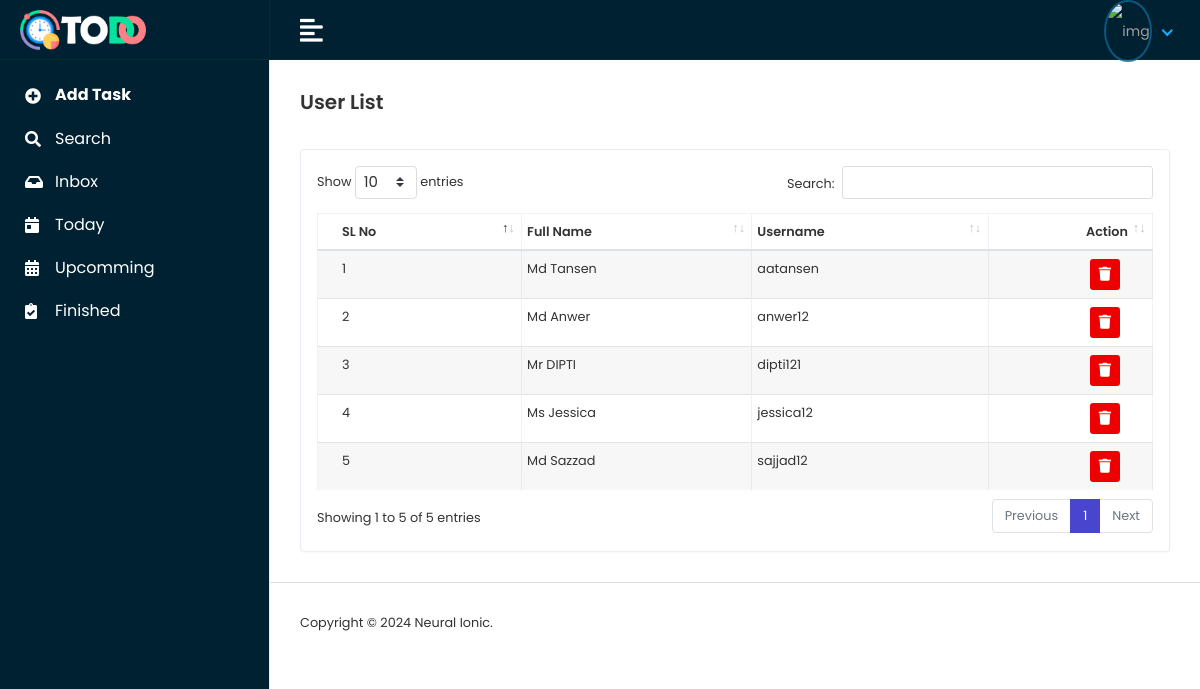
The app's page /userList/, older data.
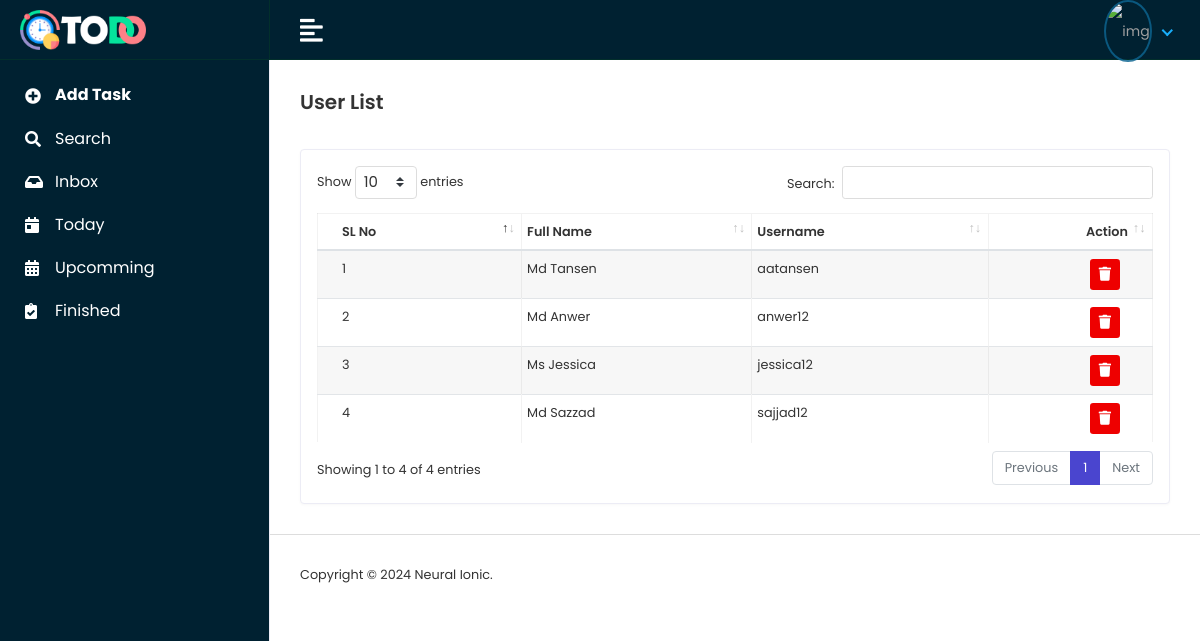
The same page, newer data.
### todoapp/models.py (models this page shows)
class CustomToDoUserModel(AbstractUser):
    USERTYPE = [
        ('Admin','Admin'),
        ('Viewer','Viewer'),
    ]
    UserType = models.CharField(choices=USERTYPE,max_length=100,null=True)
    ProfilePic = models.ImageField(upload_to='media/profilepic/',null=True)
    class Meta:
        ordering = ["username"]
        verbose_name = "Custom User"
        db_table = "to_do_user_table"
        unique_together = ["username","email"]

### todoproject/views.py (the view)
# urls.py: path('userList/',userList,name="userList"),
def userList(request):
    userdata = CustomToDoUserModel.objects.filter(UserType = "Viewer")
    context = {
        "userdata":userdata
    }
    return render(request,'myadmin/userlist.html',context)

### template/myadmin/userlist.html (shortened to what this page needs)
{% extends 'master/master.html' %}
{% block content %}
<div class="content container-fluid">
    <div class="page-header">
       <div class="row align-items-center">
          <div class="col">
             <h3 class="page-title">User List</h3>
          </div>
       </div>
    </div>
    <div class="row">
       <div class="col-sm-12">
          <div class="card card-table">
             <div class="card-body">
                <div class="table-responsive">
                   <table id="tabledata" class="table table-striped table-bordered" cellspacing="0" width="100%">
                      <thead>
                        <tr>
                            <th>SL No</th>
                            <th>Full Name</th>
                            <th>Username</th>
                            <th class="text-right">Action</th>
                        </tr>
                      </thead>
                      <tbody>
                        {% for i in userdata %}
                            <tr>
                                <td>{{forloop.counter}}</td>
                                <td>{{i.first_name}} {{i.last_name}}</td>
                                <td>{{i.username}}</td>
                                <td class="text-right">
                                    <div class="actions">
                                       <a href="{% url 'deleteUser' i.id %}" class="btn btn-sm bg-danger-light mr-2">
                                       <i class="fas fa-trash"></i>
                                       </a>
                                    </div>
                                 </td>
                            </tr>
                        {% endfor %}
                      </tbody>
                   </table>
                </div>
             </div>
          </div>
       </div>
    </div>
 </div>
{% endblock content %}

Row changes from the older to the newer data that the page shows:
removed CustomToDoUserModel: first_name "Mr", last_name "DIPTI", username "dipti121"
Text that changed along with them:
text written by a page script: "Show entries Search: Showing 1 to 5 of 5 entries Previous 1 Next" → "Show entries Search: Showing 1 to 4 of 4 entries Previous 1 Next"
